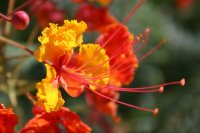
%> input picture Filter Implementation/flower.png, 200 x 133 px
$ octave Sharpen.m   (GNU Octave 9; MATLAB toolbox functions it lacks are replaced by stand-ins)
%> lines starting %> are read from the running program, lines starting %| are printed output that depends on the picture; in (x1, y1, x2, y2) boxes, pixels count from 0 and x2, y2 are one past the last pixel; in counts of white or black regions, pixels touching at a corner belong together; the program's own positions count from 1
I = imread('flower.png');
%> I is the input picture: size 133x200x3 uint8; mean R, G, B 127.1, 74.5, 38

%%Example code to demonstrate Sharpening the Image
%Edge kernel
edgefilter = [[-1,-1,-1];[-1,8,-1];[-1,-1,-1]];
%Sharp kernel
sharpfilter = [[-1,-1,-1];[-1,9,-1];[-1,-1,-1]];
figure,imshow(I);

%Applying Sharpen twice with edge filter followedby sharp filter
% has the effect of identifying the edge and superimposing this edge
% against the image itself to make it look sharp
output1 = sharpen(I,edgefilter);
C = sharpen(output1,sharpfilter);
figure,imshow(C);


%% Sharpen takes an image A and filter as argument
%returns an image applying a filter as a convolution
function [output] = sharpen(A,filter)
%> called with filter = [-1 -1 -1; -1 8 -1; -1 -1 -1]
     A = im2double(A);
     [m , n, d] = size(A);
%> m = 133; n = 200; d = 3
     kSize = size(filter,1);

     extendedA=zeros(m + (kSize -1),n + (kSize -1), d);
     [m1,n1,d1] = size(extendedA);
%> m1 = 135; n1 = 202; d1 = 3
     beginRow = ceil(kSize / 2);
     endRow = m1 - floor(kSize / 2);
%> endRow = 134
     beginCol = ceil(kSize / 2);
     endCol = n1 - floor(kSize / 2);
%> endCol = 201


     extendedA(beginRow:endRow,beginCol:endCol, 1:3) = A;
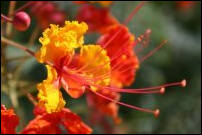
%> extendedA: size 135x202x3 double; mean R, G, B 0.486, 0.285, 0.145
     %imshow(extendedA);

       for i=beginRow:endRow:kSize
           for j=beginCol:endCol:kSize
                   kernelBeginR = i - floor(kSize / 2);
                   kernelEndR = i + floor(kSize / 2);
                   kernelBeginC = j -floor(kSize / 2);
                   kernelEndC = j + floor(kSize / 2);
                   filterMeanR = extendedA(kernelBeginR:kernelEndR, kernelBeginC:kernelEndC,1);
                   filterMeanG = extendedA(kernelBeginR:kernelEndR, kernelBeginC:kernelEndC,2);
                   filterMeanB = extendedA(kernelBeginR:kernelEndR, kernelBeginC:kernelEndC,3);


                   %A(i - floor(kSize /2),j - floor(kSize / 2),1)
                   extendedA(kernelBeginR:kernelEndR,kernelBeginC:kernelEndC,1) = filterMeanR * filter;
                   extendedA(kernelBeginR:kernelEndR,kernelBeginC:kernelEndC,2) = filterMeanG * filter;
                   extendedA(kernelBeginR:kernelEndR,kernelBeginC:kernelEndC,3) = filterMeanB * filter;
           end
       end
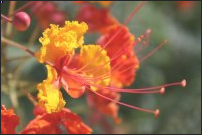
%> extendedA: size 135x202x3 double; 0.02% of pixels changed, all inside (x1, y1, x2, y2) = (0, 1, 3, 3); drawn with min black and max white
       output = extendedA(beginRow:endRow,beginCol:endCol,1:3);
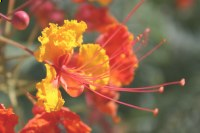
%> output: size 133x200x3 double; mean R, G, B 0.499, 0.292, 0.149; drawn with min black and max white
%> call 2 of sharpen, with filter = [-1 -1 -1; -1 9 -1; -1 -1 -1]
%> after the loop in sharpen (call 2), `for i=beginRow:endRow:kSize`:
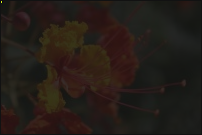
%> extendedA: size 135x202x3 double; mean R, G, B 0.487, 0.286, 0.145; drawn with min black and max white
 end
